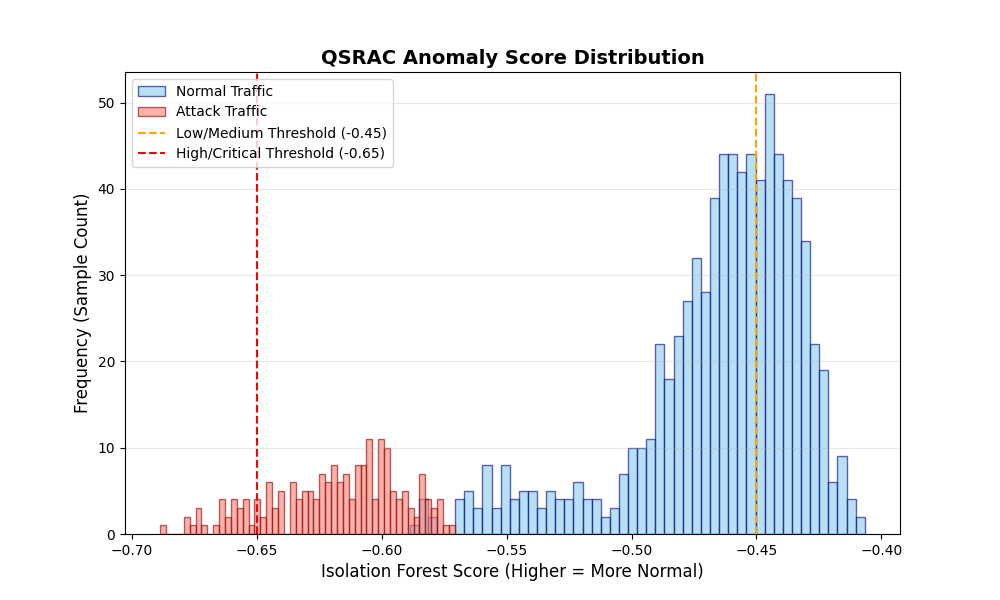

Here is the Python script that generated this plot:
"""
plot_scores.py — Visualizes the anomaly score separation for QSRAC.

This script regenerates the synthetic dataset and plots a histogram 
comparing Normal vs. Attack score distributions.
"""

import os
import joblib
import numpy as np
import matplotlib.pyplot as plt

# ── Configuration ──────────────────────────────────────────────────────────────

MODEL_PATH = os.getenv("MODEL_PATH", "model.joblib")
RANDOM_SEED = 42
N_NORMAL = 800
N_ATTACK = 200

# ── Data Generation (Mirrors experiment_harness.py) ───────────────────────────

def generate_normal_samples(n: int, rng: np.random.Generator) -> np.ndarray:
    hour_of_day      = rng.integers(0, 24, n).astype(float)
    request_rate     = rng.uniform(0.5, 2.0, n)
    failed_attempts  = rng.integers(0, 3, n).astype(float)
    geo_risk_score   = rng.uniform(0.0, 0.3, n)
    device_trust     = rng.uniform(0.7, 1.0, n)
    sensitivity      = rng.integers(1, 4, n).astype(float)
    is_vpn           = rng.choice([0.0, 1.0], n, p=[0.9, 0.1])
    is_tor           = np.zeros(n)

    return np.column_stack([
        hour_of_day, request_rate, failed_attempts, geo_risk_score,
        device_trust, sensitivity, is_vpn, is_tor,
    ])

def generate_attack_samples(n: int, rng: np.random.Generator) -> np.ndarray:
    hour_of_day      = rng.integers(0, 24, n).astype(float)
    request_rate     = rng.uniform(5.0, 20.0, n)
    failed_attempts  = rng.integers(3, 11, n).astype(float)
    geo_risk_score   = rng.uniform(0.6, 1.0, n)
    device_trust     = rng.uniform(0.0, 0.4, n)
    sensitivity      = rng.integers(3, 6, n).astype(float)
    is_vpn           = rng.choice([0.0, 1.0], n, p=[0.2, 0.8])
    is_tor           = rng.choice([0.0, 1.0], n, p=[0.3, 0.7])

    return np.column_stack([
        hour_of_day, request_rate, failed_attempts, geo_risk_score,
        device_trust, sensitivity, is_vpn, is_tor,
    ])

# ── Main Execution ─────────────────────────────────────────────────────────────

def main():
    # 1. Load Model and Scaler
    print(f"Loading model from: {MODEL_PATH}")
    try:
        artifact = joblib.load(MODEL_PATH)
        if isinstance(artifact, dict):
            model = artifact["model"]
            scaler = artifact.get("scaler", None)
        else:
            model = artifact
            scaler = None
    except FileNotFoundError:
        print(f"Error: {MODEL_PATH} not found.")
        return

    # 2. Regenerate Data
    rng = np.random.default_rng(RANDOM_SEED)
    X_normal = generate_normal_samples(N_NORMAL, rng)
    X_attack = generate_attack_samples(N_ATTACK, rng)

    # 3. Compute Scores
    if scaler:
        X_normal = scaler.transform(X_normal)
        X_attack = scaler.transform(X_attack)
    
    normal_scores = model.score_samples(X_normal)
    attack_scores = model.score_samples(X_attack)

    # 4. Plotting
    plt.figure(figsize=(10, 6))
    
    # Histogram settings
    bins = 50
    plt.hist(normal_scores, bins=bins, alpha=0.6, label='Normal Traffic', color='skyblue', edgecolor='navy')
    plt.hist(attack_scores, bins=bins, alpha=0.6, label='Attack Traffic', color='salmon', edgecolor='darkred')

    # Formatting
    plt.title('QSRAC Anomaly Score Distribution', fontsize=14, fontweight='bold')
    plt.xlabel('Isolation Forest Score (Higher = More Normal)', fontsize=12)
    plt.ylabel('Frequency (Sample Count)', fontsize=12)
    
    # Visual cues for thresholds (based on your ml_module.py)
    plt.axvline(x=-0.45, color='orange', linestyle='--', label='Low/Medium Threshold (-0.45)')
    plt.axvline(x=-0.65, color='red', linestyle='--', label='High/Critical Threshold (-0.65)')

    plt.legend(loc='upper left')
    plt.grid(axis='y', alpha=0.3)
    
    # Save and Show
    output_plot = "score_distribution.png"
    plt.savefig(output_plot)
    print(f"Plot saved to {output_plot}")
    plt.show()

if __name__ == "__main__":
    main()
